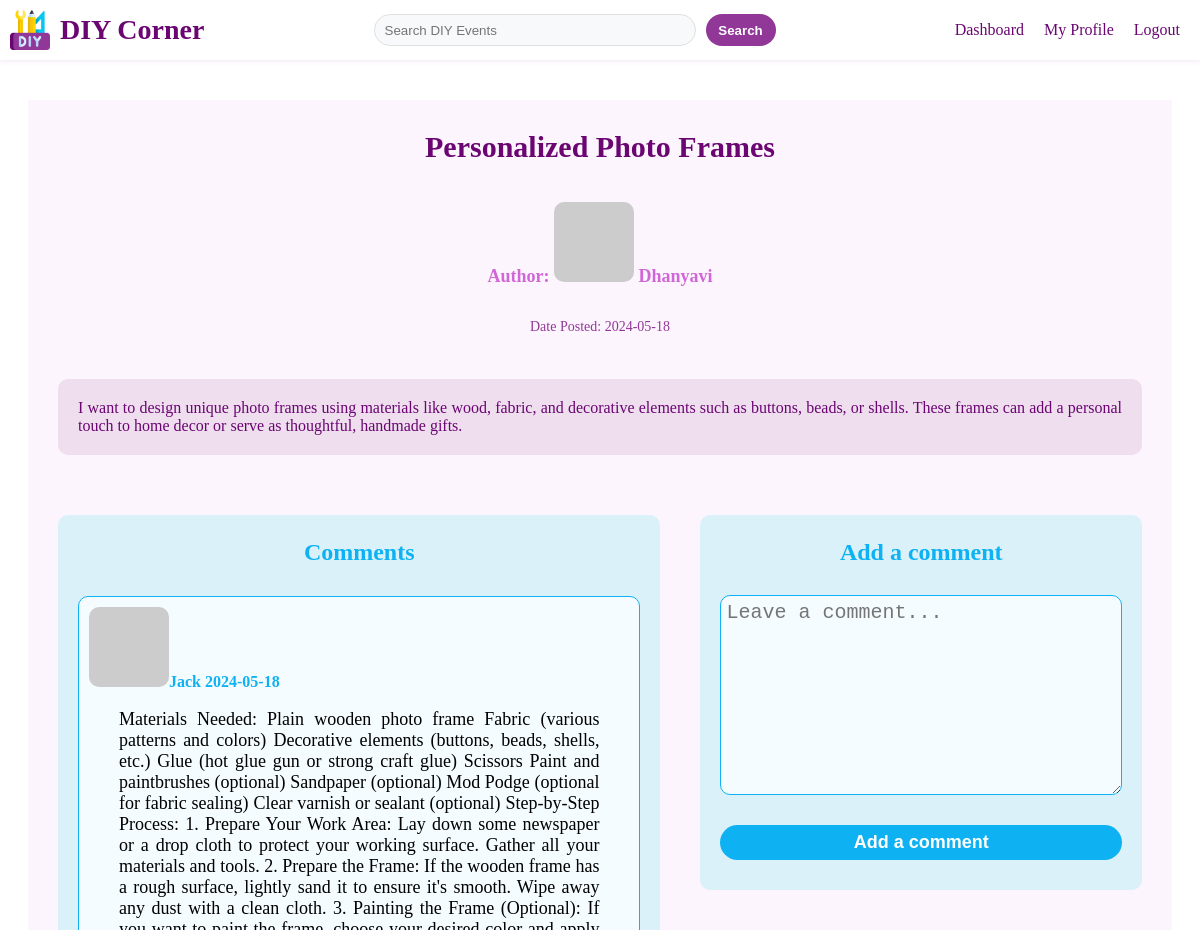
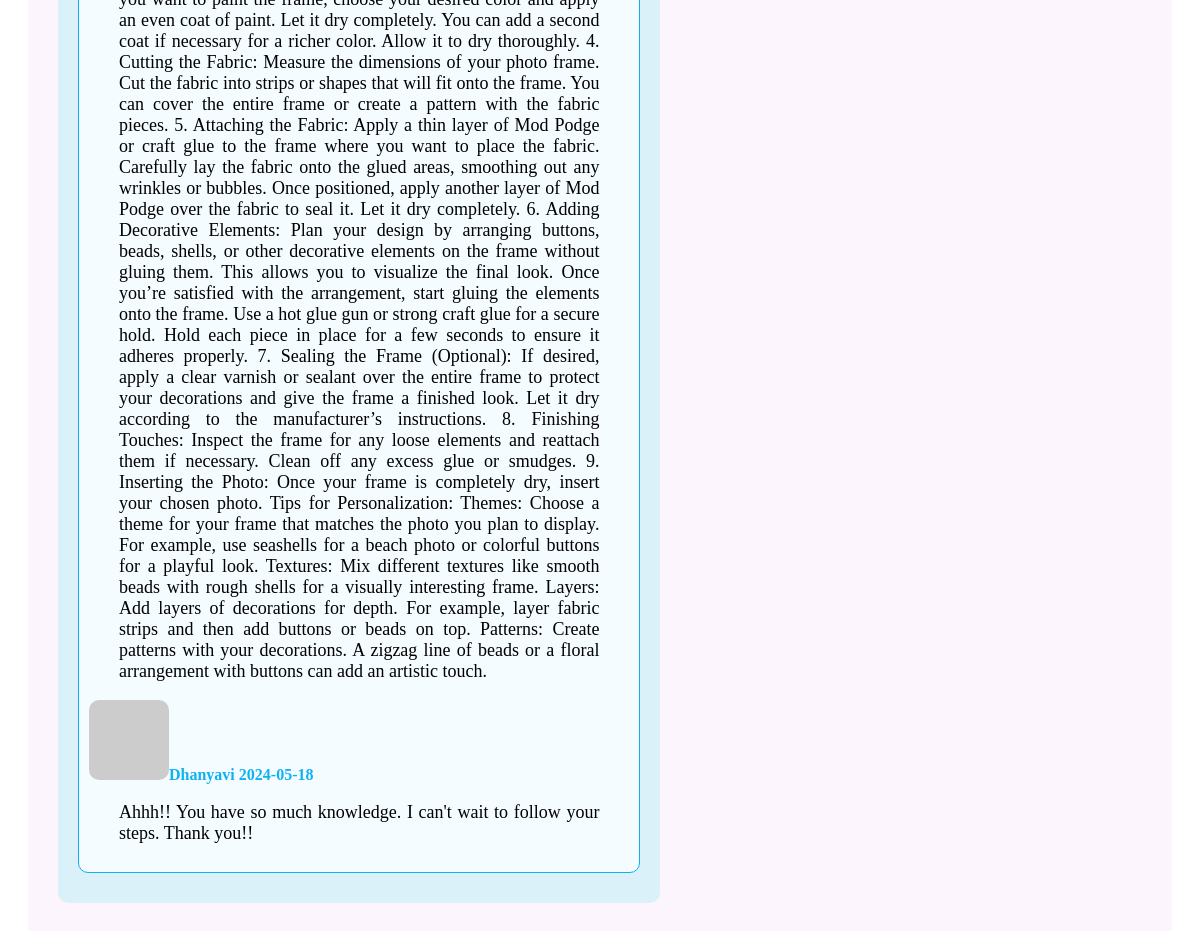
Page /details/2 (signed in) on the committed database (2 pictures, top to bottom).
### app/models.py (models this page shows, shortened)
class Post(db.Model):
    __tablename__ = 'post'
    id = db.Column(db.Integer, primary_key=True, autoincrement=True)
    title = db.Column(db.String(100), nullable=False)
    content = db.Column(db.Text, nullable=False)
    date_posted = db.Column(db.DateTime, nullable=False, default=datetime.now)
    user_id = db.Column(db.Integer, db.ForeignKey('user.id'), nullable=False)
    author = db.relationship('User', backref=db.backref('post'))

class User(db.Model, UserMixin):
    __tablename__ = 'user'
    id = db.Column(db.Integer, primary_key=True, autoincrement=True)
    username = db.Column(db.String(50), nullable=False)
    password_hash = db.Column(db.String(128), nullable=False)
    about_me = db.Column(db.Text, nullable=True)
    last_seen = db.Column(db.DateTime, nullable=False, default=datetime.now)
    def avatar(self, size):
        digest = md5(self.username.lower().encode('utf-8')).hexdigest()
        return f'https://www.gravatar.com/avatar/{digest}?d=identicon&s={size}'

class Comment(db.Model):
    __tablename__ = 'comment'
    id = db.Column(db.Integer, primary_key=True, autoincrement=True)
    content = db.Column(db.Text, nullable=False)
    date_posted = db.Column(db.DateTime, nullable=False, default=datetime.now)
    user_id = db.Column(db.Integer, db.ForeignKey('user.id'), nullable=False)
    post_id = db.Column(db.Integer, db.ForeignKey('post.id'), nullable=False)
    author = db.relationship('User', backref=db.backref('comment'))
    post = db.relationship('Post', backref=db.backref('comment', order_by=id))

### app/routes.py (the view)
@app.route('/details/<int:post_id>', methods=['GET', 'POST'])
@login_required
def details(post_id):
    post = Post.query.get_or_404(post_id)
    comments = Comment.query.filter_by(post_id=post_id).all()
    comment_form = CommentForm()
    if comment_form.validate_on_submit():
        comment = Comment(content=comment_form.content.data, author=current_user, post_id=post_id)
        db.session.add(comment)
        db.session.commit()
        flash('Your comment is now live!', 'success')
        return redirect(url_for('details', post_id=post_id, user_id=current_user.id))
    return render_template('details.html', post=post, comments=comments, form=comment_form, user=current_user, comment_form=comment_form)

### app/forms.py
class CommentForm(FlaskForm):
    content = TextAreaField('Content', validators=[DataRequired()])
    submit = SubmitField('Add a comment')

### app/models.py (called while the page is built)
@login.user_loader
def get_user(id):
    return User.query.get(int(id))

### app/templates/details.html (shortened to what this page needs)
{% extends 'base.html' %}
{% block content %}
    <div class="details-container">
        <h1>{{ post.title }}</h1>
        <p class="details-author">Author: <img src="{{ post.author.avatar(48) }}"> {{ post.author.username }}</p>
        <p class="details-date">Date Posted: {{ post.date_posted.strftime('%Y-%m-%d') }}</p>
        <p class="details-content">{{ post.content}}</p>
        <div class="comment-box">
            <div class="comment-details">
                <p>Comments</p>
                <div class="comment-list">
                    {% for comment in comments %}
                        <img src="{{ comment.author.avatar(36) }}">{{ comment.author.username }}
                        {{ comment.date_posted.strftime('%Y-%m-%d') }}
                        <p class="comment-content">{{ comment.content }}</p>
                    {% endfor %}
                </div>
            </div>
            <div class="comment-form">
                <p>Add a comment</p>
                <form action="{{ url_for('details', post_id=post.id) }}" method="post">
                    {{ comment_form.content(class="comment-input", placeholder="Leave a comment...") }}
                    {{ comment_form.submit }}
                </form>
            </div>
        </div>
    </div>
{% endblock %}

### app/templates/base.html (shortened to what this page needs)
<!DOCTYPE html>
<html lang="en">
<head>
    <link rel="stylesheet" href="{{ url_for('static', filename='css/base.css') }}">
    <link rel="stylesheet" href="{{ url_for('static', filename='css/index.css') }}">
    <link rel="stylesheet" href="{{ url_for('static', filename='css/dashboard.css') }}">
    <link rel="stylesheet" href="{{ url_for('static', filename='css/details.css') }}">
    <link rel="stylesheet" href="{{ url_for('static', filename='css/forms.css') }}">
    <link rel="stylesheet" href="{{ url_for('static', filename='css/profile.css') }}">
</head>
<body>
    <header class="header">
        <div class="navbar">
            <div class="logo">
                <a href="{{ url_for('index') }}" class="logo-box">
                    <img src="../static/images/diy.png" alt="logo">
                    <h1>DIY Corner</h1>
                </a>
            </div>
            <div class="search-box">
                <form action="{{ url_for('search') }}" method="GET" class="search-bar">
                    <input name="keyword" id="keyword" class="input-text" placeholder="Search DIY Events" type="text">
                    <input name="submit" class="input-submit" value="Search" type="submit">
                </form>
            </div>
            <div class="nav-links">
                <a href="{{ url_for('dashboard') }}">Dashboard</a>
                {% if current_user.is_anonymous %}
                    <a href="{{ url_for('login') }}">Log In</a>
                    <a href="{{ url_for('signup') }}">Sign Up</a>
                {% else %}
                    <a href="{{ url_for('profile', user_id=current_user.id) }}">My Profile</a>
                    <a href="{{ url_for('logout') }}">Logout</a>
                {% endif %}
            </div>
        </div>
    </header>
    {% block content %}{% endblock %}
</body>
</html>

### app/static/css/base.css (style rules this page uses)
* { list-style: none; text-decoration: none; }
.header { position: fixed; top: 0; left: 0; width: 100%; background-color: #ffffff; box-shadow: 0 0 5px 1px #f0e7f0; z-index: 1000; }
.navbar { display: flex; justify-content: space-between; align-items: center; height: 60px; }
.logo-box { display: flex; align-items: center; }
.logo-box img { width: 40px; height: auto; margin: 10px; }
.logo-box h1 { white-space: nowrap; color: #6a0572; font-size: 28px; font-weight: 600; }
.search-bar { display: flex; align-items: center; }
.input-text { display: flex; align-items: center; width: 300px; height: 30px; padding: 0px 10px; background-color: #f8f9fa; color: #6a0572; border-style: solid; border-color:#e0e0e0; border-width: 1px; border-radius: 20px; margin-right: 10px; outline: none; }
.input-submit { width: 70px; height: 32px; border: none; border-radius: 20px; background-color: #913798; color: white; font-weight: 700; cursor: pointer; outline: none; }
.nav-links { display: flex; align-items: center; margin-right: 10px; }
.nav-links a { margin: 0 10px; color: #6a0572; font-size: 16px; }

### app/static/css/index.css (style rules this page uses)
* { list-style: none; text-decoration: none; }

### app/static/css/dashboard.css (style rules this page uses)
* { list-style: none; text-decoration: none; }

### app/static/css/details.css (style rules this page uses)
* { list-style: none; text-decoration: none; }
.details-container { display: flex; flex-direction: column; align-items: justify; margin: 20px; margin-top: 100px; padding: 10px; background-color: #fdf5fd; }
.details-container img { border-radius: 10px; }
.details-container h1 { font-size: 30px; color: #6a0572; font-weight: 700; text-align: center; }
.details-author { font-size: 18px; color: #cf67d6; font-weight: 600; text-align: center; }
.details-date { font-size: 14px; color: #913798; font-weight: 500; text-align: center; }
.details-content { font-size: 16px; font-weight: 500; color: #6a0572; text-align: justify; background-color: #eedeee; margin: 30px 20px; padding: 20px; border-radius: 10px; }
.comment-box { display: flex; align-items: flex-start; width: 100%; }
.comment-details { flex: 3; width: 60%; text-align: center; font-size: 24px; background-color: #daf1fa; color: #0eb2f3; font-weight: 700; align-items: center; margin: 30px 20px; border-radius: 10px; }
.comment-list { height: auto; width: auto; background-color: #f5fcff; border: 1px solid #0eb2f3; border-radius: 10px; margin: 30px 20px; padding: 10px; font-size: 16px; font-weight: 600; text-align: justify; }
.comment-list p { padding: 0 30px; font-size: 18px; font-weight: 500; color: #000000; }
.comment-form { position: sticky; top: 200px; flex: 2; width: 40%; display: flex; flex-direction: column; text-align: center; font-size: 24px; background-color: #daf1fa; border-radius: 10px; color: #0eb2f3; font-weight: 700; margin: 30px 20px; box-sizing: border-box; padding: 0 20px; }
.comment-input { width: 100%; height: 200px; padding: 5px; margin-top: 5px; border: 1px solid #0eb2f3; background-color: #f5fcff; border-radius: 10px; resize: vertical; font-size: 20px; color: #0eb2f3; box-sizing: border-box; }
.comment-form input[type="submit"] { width: 100%; height: 35px; border: none; border-radius: 30px; background-color: #0eb2f3; color: white; font-size: 18px; font-weight: 600; cursor: pointer; outline: none; transition: all 0.3s ease; margin-bottom: 30px; box-sizing: border-box; }

### app/static/css/forms.css (style rules this page uses)
* { list-style: none; text-decoration: none; }

### app/static/css/profile.css (style rules this page uses)
* { list-style: none; text-decoration: none; }

### rows in the picture
Post: title "Personalized Photo Frames", date_posted "2024-05-18", content "I want to design unique photo frames using materials like wood, fabric, and decorative elements such as buttons, beads, or shells. These frames can add a personal touch to home decor or serve as thoughtful, handmade gifts."
User: author.username "Dhanyavi"
Comment: author.username "Jack", date_posted "2024-05-18", content "Materials Needed: Plain wooden photo frame Fabric (various patterns and colors) Decorative elements (buttons, beads, shells, etc.) Glue (hot glue gun or strong craft glue) Scissors Paint and paintbrushes (optional) Sandpaper (optional) Mod Podge (optional for fabric sealing) Clear varnish or sealant (optional) Step-by-Step Process: 1. Prepare Your Work Area: Lay down some newspaper or a drop cloth to protect your working surface. Gather all your materials and tools. 2. Prepare the Frame: If the wooden frame has a rough surface, lightly sand it to ensure it's smooth. Wipe away any dust with a clean cloth. 3. Painting the Frame (Optional): If you want to paint the frame, choose your desired…"
Comment: author.username "Dhanyavi", date_posted "2024-05-18", content "Ahhh!! You have so much knowledge. I can't wait to follow your steps. Thank you!!"
